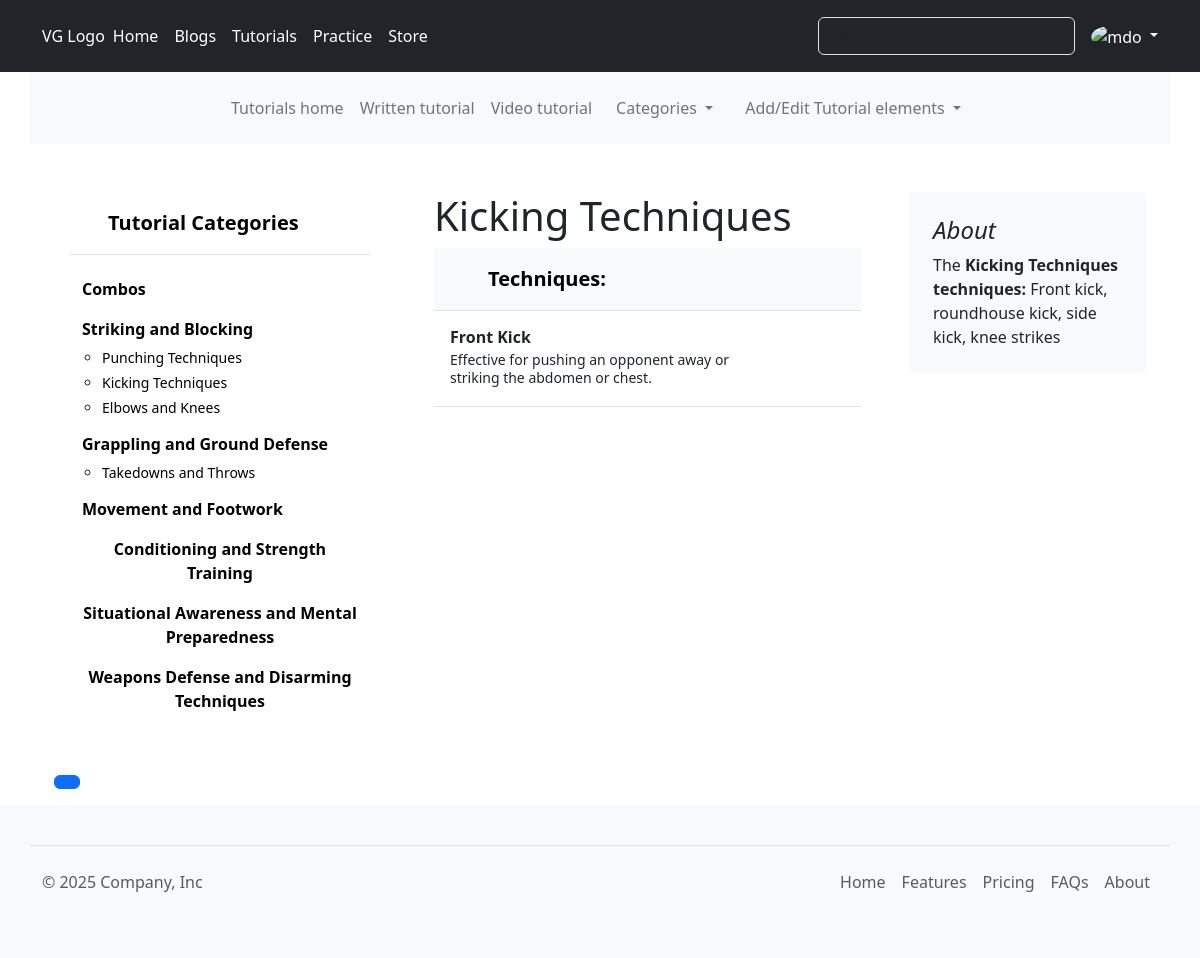
Screenshot of /tutorials/written/category/subcategory/2 (signed in) with the database file from the repository.
### tutorials/models.py (models this page shows, shortened)
class AddedElement(models.Model):
    name = models.CharField(max_length=150)
    slug = models.SlugField(unique=True)
    creation_date = models.DateTimeField(auto_now_add=True)
    update_date = models.DateTimeField(auto_now=True)
    class Meta:
        abstract = True

class Category(AddedElement):
    description = models.CharField(max_length=250)
    added_by= models.ForeignKey(User, on_delete=models.PROTECT,
                                related_name='tutorials_category_added_by')
    def __str__(self):
        return self.name

class SubCategory(AddedElement):
    description = models.CharField(max_length=250)
    proper_execution = models.TextField()
    category = models.ForeignKey(Category, on_delete=models.SET_NULL, null=True,
                                related_name='subcategories')
    added_by= models.ForeignKey(User, on_delete=models.PROTECT,
                                related_name='tutorials_subcategory_added_by')
    def __str__(self):
        return self.name

class Moves(AddedElement):
    body_level = models.CharField(max_length=50, choices=body_level)
    action_types = models.CharField(max_length=50, choices=action_types)
    difficulty_level = models.CharField(max_length=50, choices=difficulty_level)
    class Meta:
        abstract = True

class Technique(Moves):
    steps = RichTextField()
    application = models.CharField(max_length=250)
    sub_category = models.ForeignKey(SubCategory, on_delete=models.PROTECT,
                                related_name='techniques')
    target = models.ManyToManyField(Target, related_name='techniques')

### tutorials/views.py (the view)
# urls.py: path("written/category/subcategory/<int:pk>", views.SingleSubCategoryTTutorial.as_view(), name="tttutorial_single_subcategory"),
class SingleSubCategoryTTutorial(DetailView):
    model = SubCategory
    template_name = 'tutorials/TT_single_subcat.html'
    context_object_name = 'subcategory_list'
    def get_context_data(self, **kwargs):
        category_list = Category.objects.all() # Fetches the subcategory for the current category's id
        context = super(SingleSubCategoryTTutorial, self).get_context_data(**kwargs)
        context['category_list'] = category_list
        return context

### templates/tutorials/TT_single_subcat.html
{% extends 'base.html' %}
{% block content %}
    <main class="container">
        <br>
        <div class="row g-5 justify-content-between">
        {% include 'tutorials/_tut_side_cat.html' %}
          <div class="col-md-5">
            <h1>
              {{subcategory_list}}
            </h1>
            <div class="d-flex flex-column align-items-stretch flex-shrink-0 bg-body-tertiary">
                <div class="d-flex align-items-center flex-shrink-0 p-3 link-body-emphasis text-decoration-none border-bottom">
                  <svg class="bi pe-none me-2" width="30" height="24"><use xlink:href="#bootstrap"/></svg>
                  <span class="fs-5 fw-semibold">Techniques:</span>
                </div>
                {% for technique in subcategory_list.techniques.all %}
                <div class="list-group list-group-flush border-bottom scrollarea">
                  <a href="{% url 'tutorials:tttutorial_technique' technique.pk %}" class="list-group-item list-group-item-action py-3 lh-sm" aria-current="true">
                    <div class="d-flex w-100 align-items-center justify-content-between">
                      <strong class="mb-1">{{technique.name}}</strong>
                    </div>
                    <div class="col-10 mb-1 small">{{technique.application}}</div>
                  </a>
                </div>
                {% endfor %}
              </div>
          </div>
          <div class="col-md-3">
            <div class="position-sticky" style="top: 2rem;">
              <div class="p-4 mb-3 bg-body-tertiary rounded">
                <h4 class="fst-italic">About</h4>
                <p class="mb-0">The <strong>{{subcategory_list}} techniques:</strong> {{subcategory_list.description}}</p>
              </div>
            </div>
          </div>
        </div>
      </main>
    </div>
{% endblock content %}

### templates/partials/_header.html (shortened to what this page needs)
<header class="p-3 text-bg-dark">
  <div class="container">
    <div class="d-flex flex-wrap align-items-center justify-content-center justify-content-lg-start">
      <a href="/" class="d-flex align-items-center mb-2 mb-lg-0 text-white text-decoration-none">
        VG Logo
      </a>
      <ul class="nav col-12 col-lg-auto me-lg-auto mb-2 justify-content-center mb-md-0" data-bs-theme="dark">
        <li><a href="#" class="nav-link px-2 text-white">Home</a></li>
        <li><a href="http://127.0.0.1:8002/" class="nav-link px-2 text-white">Blogs</a></li>
        <li><a href="{% url 'tutorials:home' %}" class="nav-link px-2 text-white">Tutorials</a></li>
        <li><a href="#" class="nav-link px-2 text-white">Practice</a></li>
        <li><a href="#" class="nav-link px-2 text-white">Store</a></li>
      </ul>
      <form class="col-12 col-lg-auto mb-3 mb-lg-0 me-lg-3" role="search">
        <input type="search" class="form-control form-control-dark text-bg-dark" placeholder="Search..." aria-label="Search">
      </form>
      {% if user.is_authenticated %}
      <div class="dropdown text-end" data-bs-theme="dark">
        <a href="#" class="d-block link-body-emphasis text-decoration-none dropdown-toggle" data-bs-toggle="dropdown" aria-expanded="false">
          <img src="https://github.com/mdo.png" alt="mdo" width="32" height="32" class="rounded-circle">
        </a>
      </div>
      {% endif %}
    </div>
  </div>
</header>
<div class="container bg-body-tertiary">
    <header class="d-flex justify-content-center py-3">
      <ul class="nav col-12 col-md-auto mb-2 justify-content-center mb-md-0">
        <li><a href="{% url 'tutorials:home' %}" class="nav-link px-2 text-secondary">Tutorials home</a></li>
        <li><a href="{% url 'tutorials:tttutorial' %}" class="nav-link px-2 text-secondary">Written tutorial</a></li>
        <li><a href="{% url 'tutorials:vtutorial' %}" class="nav-link px-2 text-secondary">Video tutorial</a></li>
        {% if category_list%}
          <li class="nav-item dropdown">
            <a class="nav-link dropdown-toggle text-secondary" href="#" role="button" data-bs-toggle="dropdown" aria-expanded="false">
              Categories
            </a>
          </li>
        {% else %}
        <li class="nav-item">
          <a class="nav-link text-secondary" href="#">Categories</a>
        </li>
        {% endif %}
      {% for group in user.groups.all%}
        {% if "Blog manager" or "Manager" in group.name %}
          <li class="nav-item dropdown">
            <a class="nav-link dropdown-toggle text-secondary" href="#" role="button" data-bs-toggle="dropdown" aria-expanded="false">
              Add/Edit Tutorial elements
            </a>
          </li>
        {% endif %}
      {% endfor %}
      </ul>
    </header>
  </div>

### templates/tutorials/_tut_side_cat.html (shortened to what this page needs)
        <div class="col-md-4">
              <div class="flex-shrink-0 p-3">
                <a href="{% url 'tutorials:ttutorial_all_category' %}" class="d-flex align-items-center pb-3 mb-3 link-body-emphasis text-decoration-none border-bottom">
                  <svg class="bi pe-none me-2" width="30" height="24"><use xlink:href="#bootstrap"/></svg>
                  <span class="fs-5 fw-semibold">Tutorial Categories</span>
                </a>
                <ul class="list-unstyled ps-0">
                  <li class="mb-1">
                    <button class="btn d-inline-flex align-items-center rounded border-0  fw-semibold">
                      <a href="{% url 'tutorials:ttutorial_all_combo'%}" class="link-body-emphasis d-inline-flex text-decoration-none rounded">
                        Combos
                      </a>
                    </button>
                  </li>
                  {% for category in category_list %}
                  <li class="mb-1">
                    <button class="btn btn-toggle d-inline-flex align-items-start rounded border-0 collapsed fw-semibold" data-bs-toggle="collapse" data-bs-target="#home-collapse" aria-expanded="true">
                      <a href="{% url 'tutorials:tttutorial_single_category' category.pk %}" class="link-body-emphasis d-inline-flex text-decoration-none rounded">
                        {{category.name}}
                      </a>
                    </button>
                    {% for subcategory in category.subcategories.all %}
                      <div class="collapse show" id="home-collapse">
                        <ul class="btn-toggle-nav fw-normal pb-1 small">
                          <li><a href="{% url 'tutorials:tttutorial_single_subcategory' subcategory.pk %}" class="link-body-emphasis d-inline-flex text-decoration-none rounded">{{subcategory.name}}</a></li>
                        </ul>
                      </div>
                    {% endfor %}
                  </li>
                  {% endfor %}
                </ul>
              </div>
              <br>
          {% if page_obj.paginator.num_pages == 1%}
          {% else%}
          <div class="pagination">
              <nav aria-label="...">
                  <ul class="pagination">
                    <li class="page-item active" aria-current="page">
                      <a class="page-link" href="#">{{ page_obj.number }}</a>
                    </li>
                  </ul>
                </nav>
          </div>
          {% endif %}
        </div>

### rows the page displays
Category: name "Striking and Blocking"
SubCategory: name "Punching Techniques"
SubCategory: name "Kicking Techniques", description "Front kick, roundhouse kick, side kick, knee strikes"
SubCategory: name "Elbows and Knees"
Category: name "Grappling and Ground Defense"
SubCategory: name "Takedowns and Throws"
Category: name "Movement and Footwork"
Category: name "Conditioning and Strength Training"
Category: name "Situational Awareness and Mental Preparedness"
Category: name "Weapons Defense and Disarming Techniques"
Technique: name "Front Kick", application "Effective for pushing an opponent away or striking the abdomen or chest."
